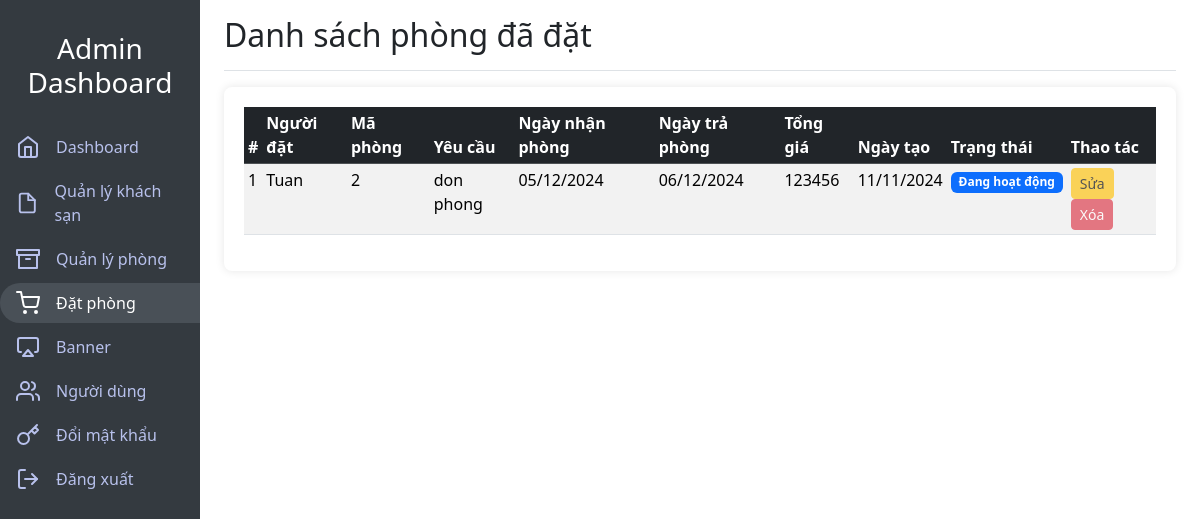
The page /Globery/admin/?page=orders (signed in) on the database as committed earlier.
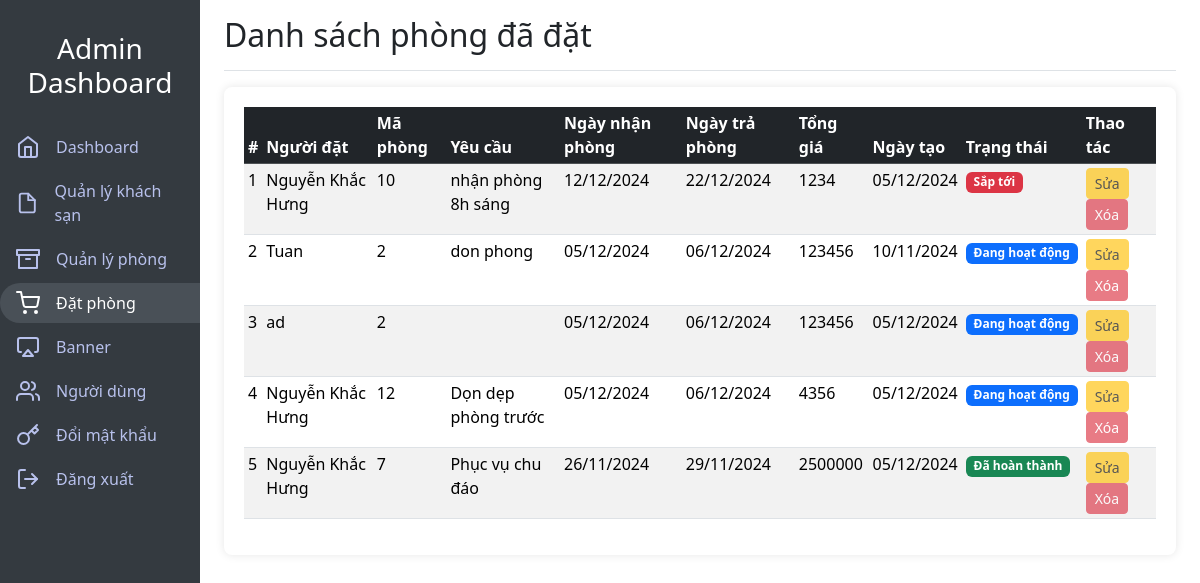
The same page on the database as committed later.
### tables this page shows
CREATE TABLE `booking` (
  `id_booking` int(11) NOT NULL,
  `request` varchar(250) NOT NULL,
  `status` varchar(250) NOT NULL,
  `start_date` date NOT NULL,
  `end_date` date NOT NULL,
  `total_price` int(20) NOT NULL,
  `create_at` timestamp NOT NULL DEFAULT current_timestamp() ON UPDATE current_timestamp(),
  `id_customer` int(11) NOT NULL,
  `id_room` int(11) NOT NULL
);

CREATE TABLE `customer` (
  `id_customer` int(11) NOT NULL,
  `name` varchar(250) NOT NULL,
  `password` varchar(250) NOT NULL,
  `email` varchar(250) NOT NULL,
  `tel` int(20) NOT NULL,
  `username` varchar(250) NOT NULL
);

### Globery/admin/index.php (called while the page is built)
<?php
include "./controller/index.php";

### Globery/admin/model/connectdb.php (called while the page is built, shortened)
<?php
class DB
{
    private $dsn = 'mysql:host=localhost;dbname=hotel_management;charset=UTF8';
    private $username = 'root';
    private $password = '';
    private $conn;
    function __construct()
    {
        try {
            $this->conn = new PDO($this->dsn, $this->username, $this->password);
            $this->conn->setAttribute(PDO::ATTR_ERRMODE, PDO::ERRMODE_EXCEPTION);
        } catch (PDOException $e) {
            echo "Connection failed: " . $e->getMessage();
        }
    }
    function query($sql, $params = [])
    {
        $stmt = $this->conn->prepare($sql);
        $stmt->execute($params);
        return $stmt;
    }
    function getAll($sql)
    {
        $stmt = $this->query($sql);
        return $stmt->fetchAll(PDO::FETCH_ASSOC);
    }
}

### Globery/admin/model/admin_db.php (called while the page is built, shortened)
<?php
class Admin
{
    private $conn;
    function __construct()
    {
        $this->conn = new DB;
    }
    function checkDate($start_date,$end_date)
    {
        $start_date = new DateTime( $start_date );
        $end_date = new DateTime( $end_date );
        $current_date = new DateTime();
        if ($current_date < $start_date) {
            return "coming soon";
        } elseif ($current_date >= $start_date && $current_date <= $end_date) {
            return "active";
        } else {
            return "finished";
        }
    }
    function formatDate($datetime)
    {
        $date = new DateTime($datetime);
        $day = $date->format('d');
        $month = $date->format('m');
        $year = $date->format('Y');
        return $day . '/' . $month . '/' . $year;
    }
    function sortedByTime(){
        $sql = "SELECT *, customer.name, customer.id_customer FROM booking
        join customer on booking.id_customer = customer.id_customer
        ORDER BY
    CASE
        WHEN start_date > CURDATE() THEN 0
        WHEN start_date <= CURDATE() AND end_date >= CURDATE() THEN 1
        ELSE 2
    END,
    start_date DESC";
        return $this->conn->getAll($sql);
    }
}

### Globery/admin/view/orders.php (the view, shortened to what this page needs)
<?php
$booking = $admin_db->sortedByTime();
?>
<main class="col-md-9 ms-sm-auto col-lg-10 px-md-4">
    <div
        class="d-flex justify-content-between flex-wrap flex-md-nowrap align-items-center pt-3 pb-2 mb-3 border-bottom">
        <h1 class="h2">Danh sách phòng đã đặt</h1>
    </div>
    <div class="table-responsive">
        <table class="table table-striped table-sm">
            <thead class="table-dark">
                <tr>
                    <th>#</th>
                    <th>Người đặt</th>
                    <th>Mã phòng</th>
                    <th>Yêu cầu</th>
                    <th>Ngày nhận phòng</th>
                    <th>Ngày trả phòng</th>
                    <th>Tổng giá</th>
                    <th>Ngày tạo</th>
                    <th>Trạng thái</th>
                    <th>Thao tác</th>
                </tr>
            </thead>
            <tbody>
                <?php $i = 1; foreach ($booking as $row): ?>
                    <tr>
                        <td><?php echo $i++ ?></td>
                        <td><?php echo $row['name'] ?></td>
                        <td><?php echo $row['id_room'] ?></td>
                        <td><?php echo $row['request'] ?></td>
                        <td><?php echo $admin_db->formatDate($row['start_date']); ?></td>
                        <td><?php echo $admin_db->formatDate($row['end_date']); ?></td>
                        <td><?php echo $row['total_price'] ?></td>
                        <td><?php echo $admin_db->formatDate($row['create_at']); ?></td>
                        <td>
                            <?php if ($admin_db->checkDate($row['start_date'], $row['end_date']) == 'coming soon') { ?>
                                <span class="badge bg-danger">Sắp tới</span>
                            <?php } elseif ($admin_db->checkDate($row['start_date'], $row['end_date']) == 'active') { ?>
                                <span class="badge bg-primary">Đang hoạt động</span>
                            <?php } else { ?>
                                <span class="badge bg-success">Đã hoàn thành</span>
                            <?php } ?>
                        </td>
                        <td>
                            <button class="btn btn-sm btn-warning" disabled>Sửa</button>
                            <button class="btn btn-sm btn-danger" disabled>Xóa</button>
                        </td>
                    </tr>
                <?php endforeach; ?>
            </tbody>
        </table>
    </div>
</main>

Rows that differ between the two databases and show on the page:
added booking: id_customer.name "Nguyễn Khắc Hưng", id_room "10", request "nhận phòng 8h sáng", start_date "12/12/2024", end_date "22/12/2024", total_price "1234", create_at "05/12/2024", shows "Sắp tới"
changed booking "don phong": create_at "11/11/2024" → "10/11/2024"
added booking: id_customer.name "ad", id_room "2", start_date "05/12/2024", end_date "06/12/2024", total_price "123456", create_at "05/12/2024", shows "Đang hoạt động"
added booking: id_customer.name "Nguyễn Khắc Hưng", id_room "12", request "Dọn dẹp phòng trước", start_date "05/12/2024", end_date "06/12/2024", total_price "4356", create_at "05/12/2024", shows "Đang hoạt động"
added booking: id_customer.name "Nguyễn Khắc Hưng", id_room "7", request "Phục vụ chu đáo", start_date "26/11/2024", end_date "29/11/2024", total_price "2500000", create_at "05/12/2024", shows "Đã hoàn thành"
